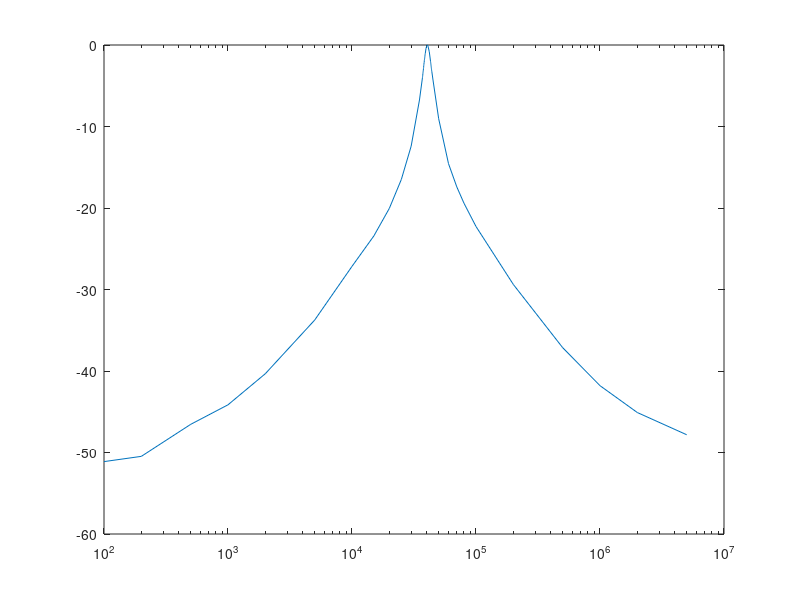

MATLAB code to generate this figure:
clear; close all; clc;

%%
f1 = [100 200 500];
v1 = [0.0104 0.0112 0.0176];

f2 = [1000 2000 5000];
v2 = [0.0232 0.036 0.0768];

f3 = [10000 15000 20000 25000 30000 35000];
v3 = [0.164 0.252 0.372 0.56 0.896 1.72];

f4 = 37000:100:39000;
v4 = [2.36 2.4 2.44 2.5 2.54 2.58 2.62 2.68 2.72 2.8 2.84 2.9 2.92 3 3.04 3.08 3.14 3.18 3.24 3.28 3.32];

f5 = 39500;
v5 = 3.56;

f6 = 40000:100:41000;
v6 = [3.68 3.68 3.72 3.72 3.74 3.74 3.74 3.72 3.72 3.72 3.68];

f7 = 42000;
v7 = 3.4;

f8 = 43000:100:44000;
v8 = [2.96 2.92 2.88 2.84 2.8 2.76 2.72 2.68 2.64 2.6 2.58];

f9 = [45000 50000 60000 70000 80000 100000 200000 500000 1000000 2000000 5000000];
v9 = [2.28 1.32 0.7 0.504 0.4 0.288 0.127 0.052 0.0304 0.0208 0.0152];

f = [f1 f2 f3 f4 f5 f6 f7 f8 f9];
v = [v1 v2 v3 v4 v5 v6 v7 v8 v9];
%%

vdBnorm = 20*log10(v / max(v));

%% 

figure;
semilogx(f, vdBnorm);